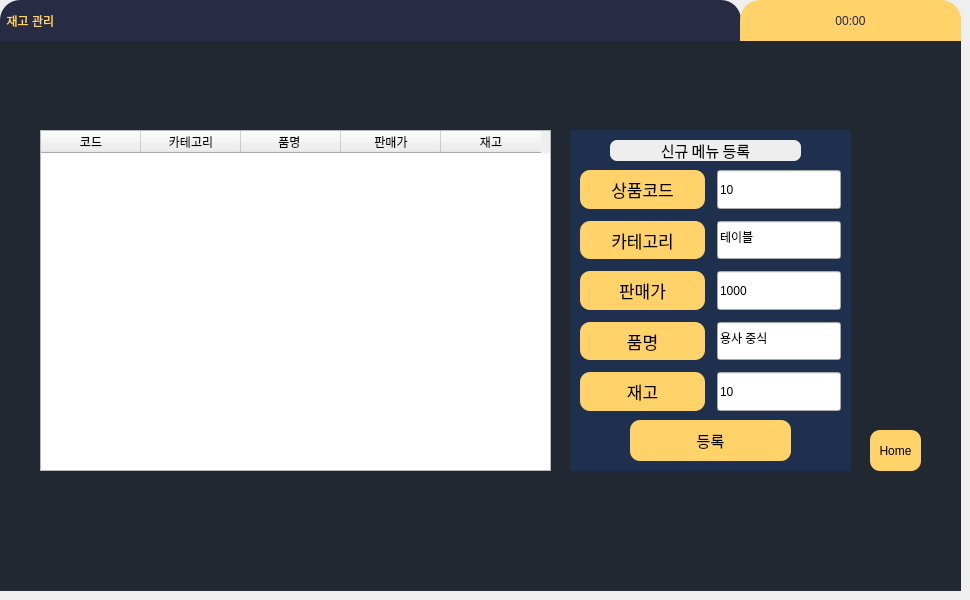
      <widget class="QWidget" name="page_3">
       <widget class="QLabel" name="label_25">
        <property name="geometry">
         <rect>
          <x>0</x>
          <y>40</y>
          <width>961</width>
          <height>551</height>
         </rect>
        </property>
        <property name="minimumSize">
         <size>
          <width>961</width>
          <height>551</height>
         </size>
        </property>
        <property name="styleSheet">
         <string notr="true">background-color: rgb(34, 40, 49);</string>
        </property>
        <property name="text">
         <string/>
        </property>
       </widget>
       <widget class="QLabel" name="label_26">
        <property name="geometry">
         <rect>
          <x>0</x>
          <y>0</y>
          <width>741</width>
          <height>41</height>
         </rect>
        </property>
        <property name="styleSheet">
         <string notr="true">background-color: rgb(39, 43, 67);
font: 75 15pt &quot;맑은 고딕&quot;;
color: rgb(255, 211, 105);
border-top-left-radius : 20px;
border-top-right-radius : 20px;</string>
        </property>
        <property name="text">
         <string>  재고 관리</string>
        </property>
        <property name="alignment">
         <set>Qt::AlignLeading|Qt::AlignLeft|Qt::AlignVCenter</set>
        </property>
       </widget>
       <widget class="QLabel" name="label_27">
        <property name="geometry">
         <rect>
          <x>740</x>
          <y>0</y>
          <width>221</width>
          <height>41</height>
         </rect>
        </property>
        <property name="layoutDirection">
         <enum>Qt::LeftToRight</enum>
        </property>
        <property name="styleSheet">
         <string notr="true">background-color: rgb(255, 211, 105);
font: 75 15pt &quot;맑은 고딕&quot;;
color : rgb(39, 43, 67);
border-top-left-radius : 20px;
border-top-right-radius : 20px;
text-align:center;</string>
        </property>
        <property name="text">
         <string>00:00</string>
        </property>
        <property name="alignment">
         <set>Qt::AlignCenter</set>
        </property>
       </widget>
       <widget class="QTableWidget" name="BusinessTable">
        <property name="enabled">
         <bool>true</bool>
        </property>
        <property name="geometry">
         <rect>
          <x>40</x>
          <y>130</y>
          <width>511</width>
          <height>341</height>
         </rect>
        </property>
        <property name="styleSheet">
         <string notr="true"/>
        </property>
        <column>
         <property name="text">
          <string>코드</string>
         </property>
        </column>
        <column>
         <property name="text">
          <string>카테고리</string>
         </property>
        </column>
        <column>
         <property name="text">
          <string>품명 </string>
         </property>
        </column>
        <column>
         <property name="text">
          <string>판매가</string>
         </property>
        </column>
        <column>
         <property name="text">
          <string>재고</string>
         </property>
        </column>
       </widget>
       <widget class="QPushButton" name="newMenuBtn">
        <property name="geometry">
         <rect>
          <x>630</x>
          <y>420</y>
          <width>161</width>
          <height>41</height>
         </rect>
        </property>
        <property name="font">
         <font>
          <pointsize>11</pointsize>
          <weight>50</weight>
          <bold>false</bold>
         </font>
        </property>
        <property name="styleSheet">
         <string notr="true">QPushButton{
	border-radius : 10px;
	background-color: rgb(255, 211, 105);

}

QPushButton:pressed{
	border-radius : 10px;
	
	background-color: rgb(255, 190, 120);
}</string>
        </property>
        <property name="text">
         <string>등록</string>
        </property>
       </widget>
       <widget class="QLabel" name="label_28">
        <property name="geometry">
         <rect>
          <x>570</x>
          <y>130</y>
          <width>281</width>
          <height>341</height>
         </rect>
        </property>
        <property name="styleSheet">
         <string notr="true">
background-color: rgba(22, 60, 121, 100);</string>
        </property>
        <property name="text">
         <string/>
        </property>
       </widget>
       <widget class="QPushButton" name="stHomeBtn">
        <property name="geometry">
         <rect>
          <x>870</x>
          <y>430</y>
          <width>51</width>
          <height>41</height>
         </rect>
        </property>
        <property name="minimumSize">
         <size>
          <width>51</width>
          <height>41</height>
         </size>
        </property>
        <property name="maximumSize">
         <size>
          <width>51</width>
          <height>41</height>
         </size>
        </property>
        <property name="styleSheet">
         <string notr="true">QPushButton{
	border-radius : 10px;
	background-color: rgb(255, 211, 105);

}

QPushButton:pressed{
	border-radius : 10px;
	
	background-color: rgb(255, 190, 120);
}</string>
        </property>
        <property name="text">
         <string>Home</string>
        </property>
       </widget>
       <widget class="QWidget" name="verticalLayoutWidget">
        <property name="geometry">
         <rect>
          <x>580</x>
          <y>170</y>
          <width>261</width>
          <height>241</height>
         </rect>
        </property>
        <layout class="QVBoxLayout" name="verticalLayout_3">
         <property name="spacing">
          <number>12</number>
         </property>
         <item>
          <layout class="QHBoxLayout" name="horizontalLayout_7">
           <item>
            <widget class="QLabel" name="label_41">
             <property name="sizePolicy">
              <sizepolicy hsizetype="Expanding" vsizetype="Preferred">
               <horstretch>0</horstretch>
               <verstretch>0</verstretch>
              </sizepolicy>
             </property>
             <property name="font">
              <font>
               <family>맑은 고딕</family>
               <pointsize>13</pointsize>
               <weight>50</weight>
               <italic>false</italic>
               <bold>false</bold>
              </font>
             </property>
             <property name="styleSheet">
              <string notr="true">background-color: rgb(255, 211, 105);
border-radius:10px;</string>
             </property>
             <property name="text">
              <string>상품코드</string>
             </property>
             <property name="alignment">
              <set>Qt::AlignCenter</set>
             </property>
            </widget>
           </item>
           <item>
            <widget class="QLineEdit" name="newCode">
             <property name="sizePolicy">
              <sizepolicy hsizetype="Expanding" vsizetype="Expanding">
               <horstretch>0</horstretch>
               <verstretch>0</verstretch>
              </sizepolicy>
             </property>
             <property name="text">
              <string>10</string>
             </property>
            </widget>
           </item>
          </layout>
         </item>
         <item>
          <layout class="QHBoxLayout" name="horizontalLayout_5">
           <item>
            <widget class="QLabel" name="label_34">
             <property name="sizePolicy">
              <sizepolicy hsizetype="Expanding" vsizetype="Preferred">
               <horstretch>0</horstretch>
               <verstretch>0</verstretch>
              </sizepolicy>
             </property>
             <property name="font">
              <font>
               <family>맑은 고딕</family>
               <pointsize>13</pointsize>
               <weight>50</weight>
               <italic>false</italic>
               <bold>false</bold>
              </font>
             </property>
             <property name="styleSheet">
              <string notr="true">background-color: rgb(255, 211, 105);
border-radius:10px;</string>
             </property>
             <property name="text">
              <string>카테고리</string>
             </property>
             <property name="alignment">
              <set>Qt::AlignCenter</set>
             </property>
            </widget>
           </item>
           <item>
            <widget class="QLineEdit" name="newCategory">
             <property name="sizePolicy">
              <sizepolicy hsizetype="Expanding" vsizetype="Expanding">
               <horstretch>0</horstretch>
               <verstretch>0</verstretch>
              </sizepolicy>
             </property>
             <property name="text">
              <string>테이블</string>
             </property>
            </widget>
           </item>
          </layout>
         </item>
         <item>
          <layout class="QHBoxLayout" name="horizontalLayout_6">
           <item>
            <widget class="QLabel" name="label_37">
             <property name="sizePolicy">
              <sizepolicy hsizetype="Expanding" vsizetype="Preferred">
               <horstretch>0</horstretch>
               <verstretch>0</verstretch>
              </sizepolicy>
             </property>
             <property name="font">
              <font>
               <family>맑은 고딕</family>
               <pointsize>13</pointsize>
               <weight>50</weight>
               <italic>false</italic>
               <bold>false</bold>
              </font>
             </property>
             <property name="styleSheet">
              <string notr="true">background-color: rgb(255, 211, 105);
border-radius:10px;</string>
             </property>
             <property name="text">
              <string>판매가</string>
             </property>
             <property name="alignment">
              <set>Qt::AlignCenter</set>
             </property>
            </widget>
           </item>
           <item>
            <widget class="QLineEdit" name="newPrice">
             <property name="sizePolicy">
              <sizepolicy hsizetype="Expanding" vsizetype="Expanding">
               <horstretch>0</horstretch>
               <verstretch>0</verstretch>
              </sizepolicy>
             </property>
             <property name="text">
              <string>1000</string>
             </property>
            </widget>
           </item>
          </layout>
         </item>
         <item>
          <layout class="QHBoxLayout" name="horizontalLayout_4">
           <item>
            <widget class="QLabel" name="label_38">
             <property name="sizePolicy">
              <sizepolicy hsizetype="Expanding" vsizetype="Preferred">
               <horstretch>0</horstretch>
               <verstretch>0</verstretch>
              </sizepolicy>
             </property>
             <property name="font">
              <font>
               <family>맑은 고딕</family>
               <pointsize>13</pointsize>
               <weight>50</weight>
               <italic>false</italic>
               <bold>false</bold>
              </font>
             </property>
             <property name="styleSheet">
              <string notr="true">background-color: rgb(255, 211, 105);
border-radius:10px;</string>
             </property>
             <property name="text">
              <string>품명</string>
             </property>
             <property name="alignment">
              <set>Qt::AlignCenter</set>
             </property>
            </widget>
           </item>
           <item>
            <widget class="QLineEdit" name="newName">
             <property name="sizePolicy">
              <sizepolicy hsizetype="Expanding" vsizetype="Expanding">
               <horstretch>0</horstretch>
               <verstretch>0</verstretch>
              </sizepolicy>
             </property>
             <property name="text">
              <string>용사 중식</string>
             </property>
            </widget>
           </item>
          </layout>
         </item>
         <item>
          <layout class="QHBoxLayout" name="horizontalLayout_2">
           <item>
            <widget class="QLabel" name="label_39">
             <property name="sizePolicy">
              <sizepolicy hsizetype="Expanding" vsizetype="Preferred">
               <horstretch>0</horstretch>
               <verstretch>0</verstretch>
              </sizepolicy>
             </property>
             <property name="font">
              <font>
               <family>맑은 고딕</family>
               <pointsize>13</pointsize>
               <weight>50</weight>
               <italic>false</italic>
               <bold>false</bold>
              </font>
             </property>
             <property name="styleSheet">
              <string notr="true">background-color: rgb(255, 211, 105);
border-radius:10px;</string>
             </property>
             <property name="text">
              <string>재고</string>
             </property>
             <property name="alignment">
              <set>Qt::AlignCenter</set>
             </property>
            </widget>
           </item>
           <item>
            <widget class="QLineEdit" name="newStuck">
             <property name="sizePolicy">
              <sizepolicy hsizetype="Expanding" vsizetype="Expanding">
               <horstretch>0</horstretch>
               <verstretch>0</verstretch>
              </sizepolicy>
             </property>
             <property name="text">
              <string>10</string>
             </property>
            </widget>
           </item>
          </layout>
         </item>
        </layout>
       </widget>
       <widget class="QLabel" name="label_14">
        <property name="geometry">
         <rect>
          <x>610</x>
          <y>140</y>
          <width>191</width>
          <height>21</height>
         </rect>
        </property>
        <property name="sizePolicy">
         <sizepolicy hsizetype="Expanding" vsizetype="Preferred">
          <horstretch>0</horstretch>
          <verstretch>0</verstretch>
         </sizepolicy>
        </property>
        <property name="font">
         <font>
          <family>맑은 고딕</family>
          <pointsize>11</pointsize>
          <weight>50</weight>
          <italic>false</italic>
          <bold>false</bold>
         </font>
        </property>
        <property name="styleSheet">
         <string notr="true">background-color: rgb(238, 238, 238);
border-radius:7px;</string>
        </property>
        <property name="text">
         <string>신규 메뉴 등록</string>
        </property>
        <property name="alignment">
         <set>Qt::AlignCenter</set>
        </property>
       </widget>
       <zorder>label_25</zorder>
       <zorder>label_28</zorder>
       <zorder>label_26</zorder>
       <zorder>label_27</zorder>
       <zorder>BusinessTable</zorder>
       <zorder>newMenuBtn</zorder>
       <zorder>stHomeBtn</zorder>
       <zorder>verticalLayoutWidget</zorder>
       <zorder>label_14</zorder>
      </widget>
